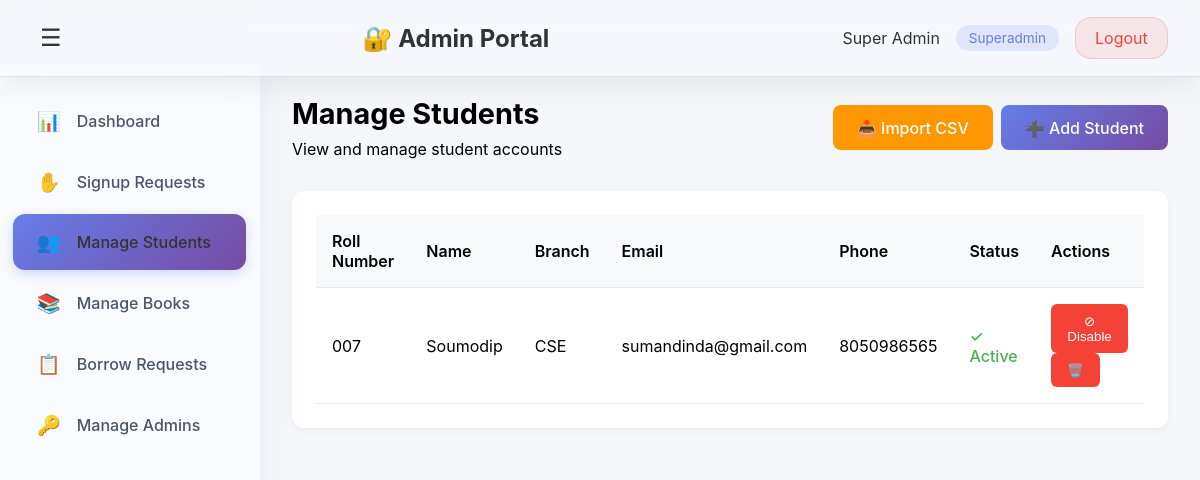
Page /admin-portal/students/ (signed in) on the committed database.
### lms_app/models.py (models this page shows, shortened)
class Admin(models.Model):
    email = models.EmailField(unique=True)
    name = models.CharField(max_length=100)
    department = models.CharField(max_length=100, blank=True, null=True)
    designation = models.CharField(max_length=100, blank=True, null=True)
    password = models.CharField(max_length=255)
    role = models.CharField(max_length=20, choices=ROLE_CHOICES, default='officer')
    is_active = models.BooleanField(default=True)
    created_at = models.DateTimeField(auto_now_add=True)

class Student(models.Model):
    user = models.OneToOneField(User, on_delete=models.CASCADE)
    roll_no = models.CharField(max_length=20, unique=True)
    branch = models.CharField(max_length=50)
    name = models.CharField(max_length=100, blank=True, null=True)
    phone_number = models.CharField(max_length=15, blank=True, null=True)
    status = models.CharField(max_length=20, choices=STUDENT_STATUS_CHOICES, default='pending')
    status_reason = models.TextField(blank=True, null=True, help_text='Reason for rejection or disabling')

### lms_app/views.py (the view)
# urls.py: path('admin-portal/students/', views.admin_manage_students_view, name='admin_manage_students'),
@admin_login_required
def admin_manage_students_view(request):
    students = Student.objects.filter(status__in=['approved', 'disabled']).select_related('user')
    context = {
        'admin': request.admin,
        'students': students,
    }
    return render(request, 'admin_students.html', context)

### lms_app/views.py (called while the page is built)
def admin_login_required(view_func):
    @wraps(view_func)
    def wrapper(request, *args, **kwargs):
        admin_id = request.session.get('admin_id')
        if not admin_id:
            messages.error(request, 'Please login to access this page.')
            return redirect('admin_login')
        try:
            admin = Admin.objects.get(id=admin_id, is_active=True)
            request.admin = admin
        except Admin.DoesNotExist:
            del request.session['admin_id']
            messages.error(request, 'Session expired. Please login again.')
            return redirect('admin_login')
        return view_func(request, *args, **kwargs)
    return wrapper

### lms_app/templates/admin_students.html (shortened to what this page needs)
<!DOCTYPE html>
<html lang="en">
<head>
</head>
<body>
    <nav class="navbar">
        <button class="sidebar-toggle" id="sidebarToggle" onclick="toggleSidebar()">☰</button>
        <h1>🔐 Admin Portal</h1>
        <div class="user-info">
            <span>{{ admin.name }}</span>
            <span class="role-badge">{{ admin.get_role_display }}</span>
            <a href="{% url 'admin_logout' %}" class="logout-btn">Logout</a>
        </div>
    </nav>
    <div class="container">
        <aside class="sidebar">
            <ul class="sidebar-menu">
                <li><a href="{% url 'admin_dashboard' %}"><span class="icon">📊</span><span class="label">Dashboard</span></a></li>
                <li><a href="{% url 'admin_signup_requests' %}"><span class="icon">✋</span><span class="label">Signup Requests</span></a></li>
                <li><a href="{% url 'admin_manage_students' %}" class="active"><span class="icon">👥</span><span class="label">Manage Students</span></a></li>
                <li><a href="{% url 'admin_manage_books' %}"><span class="icon">📚</span><span class="label">Manage Books</span></a></li>
                <li><a href="{% url 'admin_borrow_requests' %}"><span class="icon">📋</span><span class="label">Borrow Requests</span></a></li>
                {% if admin.role == 'superadmin' %}
                <li><a href="{% url 'admin_manage_admins' %}"><span class="icon">🔑</span><span class="label">Manage Admins</span></a></li>
                {% endif %}
            </ul>
        </aside>
        <main class="main-content">
            <div class="page-header">
                <div style="display: flex; justify-content: space-between; align-items: center;">
                    <div>
                        <h2>Manage Students</h2>
                        <p>View and manage student accounts</p>
                    </div>
                    <div style="display: flex; gap: 0.5rem;">
                        <a href="{% url 'admin_import_students' %}" class="btn-primary" style="background: #ff9800;">📥 Import CSV</a>
                        <a href="{% url 'admin_add_student' %}" class="btn-primary">➕ Add Student</a>
                    </div>
                </div>
            </div>
            <div class="card">
                <table class="table">
                    <thead>
                        <tr>
                            <th>Roll Number</th>
                            <th>Name</th>
                            <th>Branch</th>
                            <th>Email</th>
                            <th>Phone</th>
                            <th>Status</th>
                            <th>Actions</th>
                        </tr>
                    </thead>
                    <tbody>
                        {% for student in students %}
                        <tr>
                            <td>{{ student.roll_no }}</td>
                            <td>{{ student.name|default:"-" }}</td>
                            <td>{{ student.branch }}</td>
                            <td>{{ student.user.email|default:"-" }}</td>
                            <td>{{ student.phone_number|default:"-" }}</td>
                            <td>
                                {% if student.status == 'approved' %}
                                <span style="color: #4caf50; font-weight: 500;">✓ Active</span>
                                {% elif student.status == 'disabled' %}
                                <span style="color: #f44336; font-weight: 500;">⊘ Disabled</span>
                                {% endif %}
                            </td>
                            <td>
                                {% if student.status == 'approved' %}
                                <button class="btn-danger" onclick="openDisableModal({{ student.id }}, '{{ student.roll_no }}')" title="Disable Student">⊘ Disable</button>
                                {% endif %}
                                <form method="post" action="{% url 'admin_delete_student' student.id %}" style="display: inline;" onsubmit="return confirm('Delete student {{ student.roll_no }}?');">
                                    <button class="btn-danger" title="Delete">🗑️</button>
                                </form>
                            </td>
                        </tr>
                        {% empty %}
                        <tr>
                            <td colspan="7" style="text-align: center; color: #999;">No students found</td>
                        </tr>
                        {% endfor %}
                    </tbody>
                </table>
            </div>
        </main>
    </div>
</body>
</html>

### lms_app/templates/admin_students.html (style rules this page uses)
* { margin: 0; padding: 0; box-sizing: border-box; }
body { font-family: -apple-system, BlinkMacSystemFont, 'Segoe UI', Roboto, sans-serif; background: #f5f7fa; }
.navbar { background: rgba(255, 255, 255, 0.1); backdrop-filter: blur(20px) saturate(180%); -webkit-backdrop-filter: blur(20px) saturate(180%); border-bottom: 1px solid rgba(0, 0, 0, 0.1); color: #333; padding: 1rem 2rem; box-shadow: 0 8px 32px rgba(0, 0, 0, 0.08); position: fixed; top: 0; left: 0; right: 0; z-index: 100; display: flex; justify-content: space-between; align-items: center; }
.navbar h1 { font-size: 1.5rem; }
.sidebar-toggle { background: none; border: none; color: #333; font-size: 1.5rem; cursor: pointer; padding: 0.5rem; display: flex; align-items: center; transition: transform 0.3s ease; }
.user-info { display: flex; align-items: center; gap: 1rem; }
.role-badge { background: rgba(102, 126, 234, 0.15); color: #667eea; padding: 0.3rem 0.8rem; border-radius: 20px; font-size: 0.85rem; }
.logout-btn { background: rgba(244, 67, 54, 0.1); color: #f44336; border: 1px solid rgba(244, 67, 54, 0.2); padding: 0.6rem 1.2rem; border-radius: 16px; cursor: pointer; text-decoration: none; display: inline-block; transition: all 0.3s cubic-bezier(0.4, 0, 0.2, 1); }
.container { display: flex; margin-top: 64px; min-height: calc(100vh - 64px); }
.sidebar { width: 260px; background: rgba(255, 255, 255, 0.5); backdrop-filter: blur(20px) saturate(180%); -webkit-backdrop-filter: blur(20px) saturate(180%); box-shadow: 0 8px 32px rgba(102, 126, 234, 0.1); position: fixed; height: calc(100vh - 64px); overflow-y: auto; transition: all 0.4s cubic-bezier(0.4, 0, 0.2, 1); border-right: 1px solid rgba(255, 255, 255, 0.3); }
.sidebar-menu { list-style: none; padding: 1.5rem 0; }
.sidebar-menu li { margin: 0.3rem 0; }
.sidebar-menu a { display: flex; align-items: center; gap: 1rem; padding: 1rem 1.5rem; margin: 0 0.8rem; color: #4a5568; text-decoration: none; transition: all 0.3s cubic-bezier(0.4, 0, 0.2, 1); border-radius: 12px; font-weight: 500; position: relative; white-space: nowrap; }
.sidebar-menu a::before { content: ''; position: absolute; left: 0; top: 50%; transform: translateY(-50%); width: 4px; height: 0; background: #667eea; border-radius: 0 4px 4px 0; transition: height 0.3s cubic-bezier(0.4, 0, 0.2, 1); }
.sidebar-menu a.active { background: linear-gradient(135deg, #667eea 0%, #764ba2 100%); color: #333; box-shadow: 0 4px 12px rgba(102, 126, 234, 0.3); }
.sidebar-menu a.active::before { height: 0; }
.icon { font-size: 1.2rem; min-width: 1.2rem; display: inline-flex; justify-content: center; }
.main-content { margin-left: 260px; flex: 1; padding: 2rem; transition: margin-left 0.4s cubic-bezier(0.4, 0, 0.2, 1); }
.page-header { margin-bottom: 2rem; }
.page-header h2 { font-size: 1.8rem; margin-bottom: 0.5rem; }
.btn-primary { background: linear-gradient(135deg, #667eea 0%, #764ba2 100%); color: white; border: none; padding: 0.8rem 1.5rem; border-radius: 8px; cursor: pointer; text-decoration: none; display: inline-block; font-weight: 500; }
.btn-danger { background: #f44336; color: white; border: none; padding: 0.6rem 1rem; border-radius: 6px; cursor: pointer; }
.card { background: white; padding: 1.5rem; border-radius: 12px; box-shadow: 0 2px 8px rgba(0, 0, 0, 0.05); }
.table { width: 100%; border-collapse: collapse; }
.table th, .table td { padding: 1rem; text-align: left; border-bottom: 1px solid #e9ecef; }
.table th { background: #f8f9fa; font-weight: 600; }

### rows in the picture
Admin: name "Super Admin", role "Superadmin"
Student: roll_no "007", name "Soumodip", branch "CSE", user.email "sumandinda@gmail.com", phone_number "8050986565", status "✓ Active"
